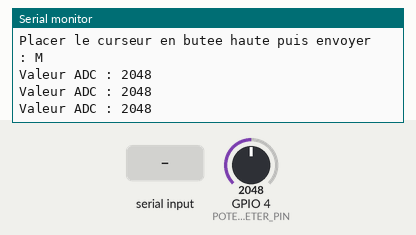
The sketch below on a simulated ESP32-C6. On the bench: the last lines printed to the serial monitor. The inputs (shaded band) are chosen by the test bench; at power-on: GPIO 4 (POTENTIOMETER_PIN) = 2048 (analog values on the 0–4095 scale).

Above: at 2.7 s.
2.8 s: "m" received over Serial
At 3.16 s:
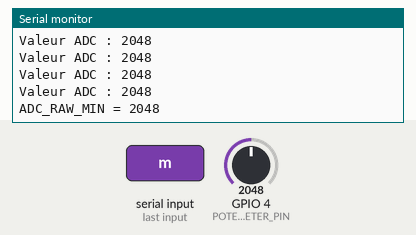
4.4 s: "M" received over Serial
At 4.77 s:
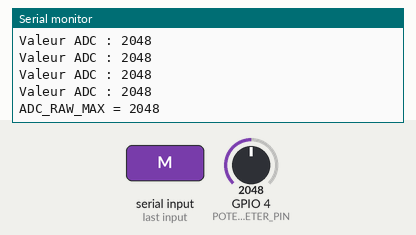
6.0 s: GPIO 4 (POTENTIOMETER_PIN) set to 2866
At 6.3 s:
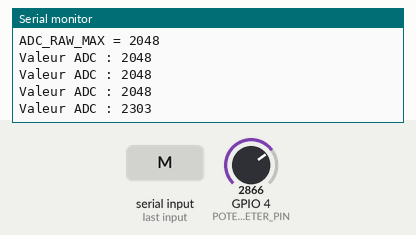
7.5 s: GPIO 4 (POTENTIOMETER_PIN) set to 3603
At 7.5 s:
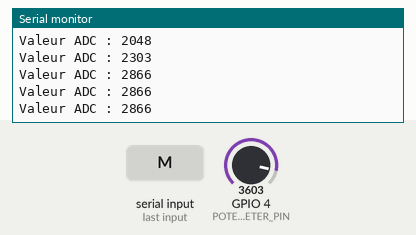
Timing chart, 0 to 10.0 s (numbered marks = the images above; inputs shaded):
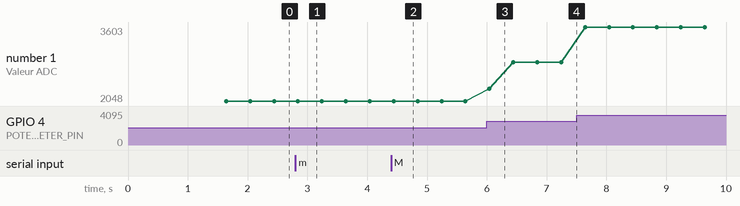

Measured:
- after the input at 2.8 s, the serial monitor: prints a new line after 0.18 s (image 1)
- after the input at 4.4 s, the serial monitor: prints a new line after 0.18 s (image 2)
- after the input at 6.0 s, the serial monitor: prints a new line at once (image 3)
- plotted number 1: 2048 → 2866 after the input at 6.0 s, 2866 → 3603 after the input at 7.5 s

The sketch:

calibration_fader.ino
```cpp
#include <Arduino.h>

#define POTENTIOMETER_PIN 4
#define ADC_SAMPLES 64

int lireADC() {
  uint32_t total = 0;

  for (int i = 0; i < ADC_SAMPLES; i++) {
    total += analogRead(POTENTIOMETER_PIN);
    delay(2);
  }

  return total / ADC_SAMPLES;
}

void setup() {
  Serial.begin(115200);
  delay(1500);

  analogReadResolution(12);

  Serial.println();
  Serial.println("=== CALIBRATION DU FADER ===");
  Serial.println("Placer le curseur en butee basse puis envoyer : m");
  Serial.println("Placer le curseur en butee haute puis envoyer : M");
}

void loop() {
  static uint32_t lastPrint = 0;

  if (millis() - lastPrint >= 400) {
    lastPrint = millis();
    Serial.printf("Valeur ADC : %d\n", lireADC());
  }

  while (Serial.available()) {
    char command = Serial.read();

    if (command == 'm') {
      int rawMin = lireADC();
      Serial.printf("ADC_RAW_MIN = %d\n", rawMin);
    }

    if (command == 'M') {
      int rawMax = lireADC();
      Serial.printf("ADC_RAW_MAX = %d\n", rawMax);
    }
  }
}
```
